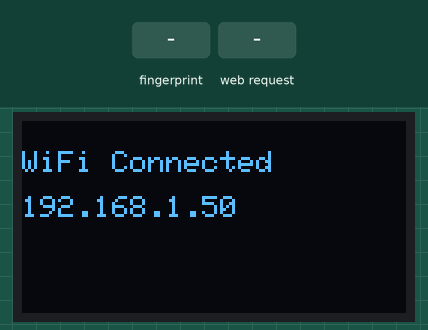
The sketch below on a simulated ESP8266 (NodeMCU). On the bench: 128×64 one-colour display. The inputs (shaded band) are chosen by the test bench. WiFi joins after 1.5 s; servers stay silent unless stated; uploads are accepted with an empty reply; what the sketch prints to the serial monitor is not drawn.

Above: at 2.8 s.
2.9 s: finger stored as number 1 placed on the sensor
At 4.7 s:
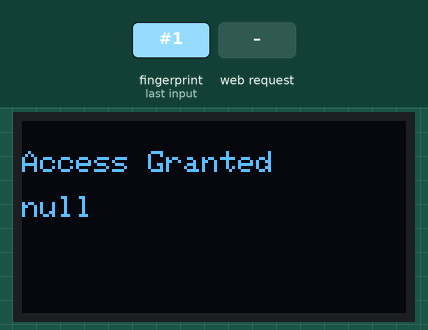
5.0 s: HTTP request GET /enroll?set=1&id=1&name=1 received
At 6.5 s:
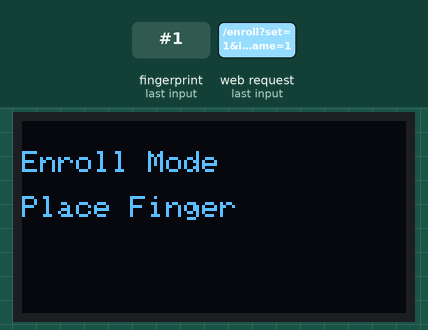
7.4 s: finger stored as number 1 placed on the sensor
At 8.8 s:
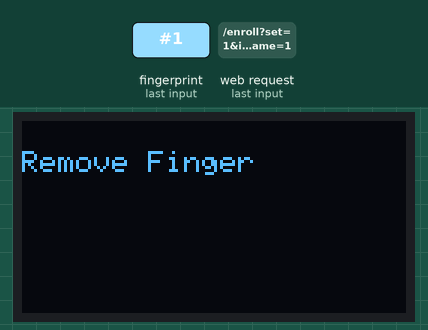
10.4 s: finger stored as number 1 placed on the sensor
At 11.5 s:
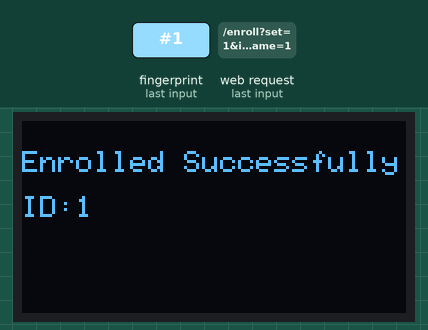
12.3 s: HTTP request GET /enroll?set=120&id=120&name=120 received
At 13.4 s:
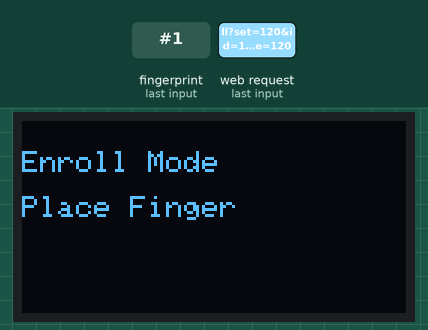
Timing chart, 0 to 14.9 s (numbered marks = the images above; inputs shaded):
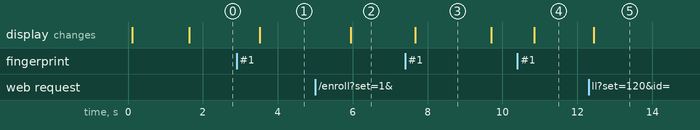

Measured:
- after the input at 2.9 s, the display: changes after 0.62 s (image 1)
- after the input at 5.0 s, the display: changes after 0.95 s (image 2)
- after the input at 7.4 s, the display: changes after 0.28 s (image 3)
- after the input at 10.4 s, the display: changes after 0.45 s (image 4)
- after the input at 12.3 s, the display: changes after 0.14 s (image 5)
- what the display in image 3 shows lasts 2.0 s, from 7.7 s to 9.7 s

The sketch:

trackmate.ino
```cpp
#include <Wire.h>
#include <Adafruit_GFX.h>
#include <Adafruit_SSD1306.h>
#include <SoftwareSerial.h>
#include <Adafruit_Fingerprint.h>
#include <ESP8266WiFi.h>
#include <ESP8266HTTPClient.h>
#include <ArduinoJson.h>
#include <ESP8266WebServer.h>
#include <WiFiClientSecure.h>

// ------------------ Global Objects ------------------
WiFiClientSecure client; // HTTPS client for Firebase

#define SCREEN_WIDTH 128
#define SCREEN_HEIGHT 64
#define OLED_RESET -1
Adafruit_SSD1306 display(SCREEN_WIDTH, SCREEN_HEIGHT, &Wire, OLED_RESET);

SoftwareSerial fingerSerial(D6, D7);
Adafruit_Fingerprint finger(&fingerSerial);

ESP8266WebServer server(80);

// ------------------ WiFi & Firebase ------------------
const char* ssid = "Sasikumar R";
const char* password = "sasikumar";
const String firebaseHost = "trackmate-07-default-rtdb.firebaseio.com";
const String busID = "Bus1";

String currentMode = "verify"; // default mode

// ------------------ Helper Functions ------------------
void showMessage(String line1, String line2="") {
  display.clearDisplay();
  display.setTextSize(1);
  display.setTextColor(WHITE);
  display.setCursor(0,10);
  display.println(line1);
  if(line2.length()>0){
    display.setCursor(0,25);
    display.println(line2);
  }
  display.display();
}

String getDate(){ return "2025-09-28"; }
String getTime(){ return "12:00:00"; }

// ------------------ Firebase ------------------
void sendToFirebase(String path, String json) {
  if(WiFi.status()==WL_CONNECTED){
    HTTPClient http;
    String url = "https://" + firebaseHost + "/" + path + ".json";
    client.setInsecure(); // allow HTTPS
    http.begin(client, url);
    http.addHeader("Content-Type","application/json");
    int code = http.PUT(json);
    Serial.println("Firebase PUT response: " + String(code));
    http.end();
  }
}

String getFromFirebase(String path){
  String payload="";
  if(WiFi.status()==WL_CONNECTED){
    HTTPClient http;
    String url = "https://" + firebaseHost + "/" + path + ".json";
    client.setInsecure();
    http.begin(client, url);
    int code = http.GET();
    if(code==200) payload = http.getString();
    http.end();
  }
  return payload;
}

// ------------------ Fingerprint ------------------
void enrollFingerWeb(int id, String name){
  showMessage("Enroll Mode","Place Finger");
  int p=-1;
  while(p!=FINGERPRINT_OK)p=finger.getImage();
  p=finger.image2Tz(1);
  if(p!=FINGERPRINT_OK) return;

  showMessage("Remove Finger");
  delay(2000);

  showMessage("Place Again");
  p=-1; while(p!=FINGERPRINT_OK)p=finger.getImage();
  p=finger.image2Tz(2);
  if(p!=FINGERPRINT_OK) return;

  p=finger.createModel();
  if(p!=FINGERPRINT_OK){showMessage("Error:Mismatch"); return;}
  p=finger.storeModel(id);
  if(p!=FINGERPRINT_OK){showMessage("Store Failed"); return;}

  String json = "{\"id\":"+String(id)+",\"name\":\""+name+"\",\"fingerprintStored\":true,\"bus\":\""+busID+"\"}";
  sendToFirebase("students/"+String(id),json);
  showMessage("Enrolled Successfully","ID:"+String(id));
}

void verifyFinger(){
  int p = finger.getImage();
  if(p==FINGERPRINT_OK){
    p=finger.image2Tz();
    if(p==FINGERPRINT_OK){
      p=finger.fingerFastSearch();
      if(p==FINGERPRINT_OK){
        int id = finger.fingerID;
        String json = getFromFirebase("students/"+String(id));
        if(json!="null"){
          DynamicJsonDocument doc(256);
          deserializeJson(doc,json);
          String name = doc["name"];
          showMessage("Access Granted",name);

          String att="{\"id\":"+String(id)+",\"name\":\""+name+"\",\"date\":\""+getDate()+"\",\"time\":\""+getTime()+"\",\"bus\":\""+busID+"\"}";
          sendToFirebase("attendance/"+String(id)+"_"+String(millis()),att);
          delay(2000);
        } else showMessage("Access Denied");
      } else showMessage("Access Denied");
    }
  }
}

// ------------------ Web Page ------------------
const char webPageHTML[] PROGMEM = R"rawliteral(
<!DOCTYPE html>
<html>
<head>
<meta name="viewport" content="width=device-width, initial-scale=1">
<title>TrackMate</title>
<style>
body{font-family:Arial;background:#f4f4f4;margin:0;padding:0;}
header{background:#007BFF;color:#fff;padding:15px;text-align:center;font-size:1.5em;}
.container{max-width:500px;margin:20px auto;background:#fff;padding:20px;border-radius:10px;box-shadow:0 2px 10px rgba(0,0,0,0.2);}
select,input,button{width:100%;padding:10px;margin:8px 0;border-radius:5px;border:1px solid #ccc;font-size:1em;}
button{background:#007BFF;color:#fff;border:none;cursor:pointer;}
button:hover{background:#0056b3;}
#status{margin-top:15px;padding:10px;background:#eee;border-radius:5px;text-align:center;}
</style>
</head>
<body>
<header>TrackMate – Bus Attendance</header>
<div class="container">
<label for="mode">Mode:</label>
<select id="mode">
<option value="verify">Verify</option>
<option value="enroll">Enroll</option>
</select>
<input type="number" id="studentID" placeholder="Student ID">
<input type="text" id="studentName" placeholder="Student Name">
<button onclick="enroll()">Enroll Fingerprint</button>
<div id="status">Status: Waiting...</div>
<script>
const modeSelect=document.getElementById('mode');
const statusDiv=document.getElementById('status');
modeSelect.addEventListener('change',()=>{fetch(`/mode?set=${modeSelect.value}`).then(r=>r.text()).then(d=>statusDiv.innerText="Status: "+d);});
function enroll(){const id=document.getElementById('studentID').value;const name=document.getElementById('studentName').value;if(!id||!name){alert("Enter ID and Name!");return;}fetch(`/enroll?id=${id}&name=${name}`).then(r=>r.text()).then(d=>statusDiv.innerText="Status: "+d);}
</script>
</div>
</body>
</html>
)rawliteral";

// ------------------ Web Handlers ------------------
void handleRoot(){ server.send_P(200, "text/html", webPageHTML); }
void handleMode(){
  if(server.hasArg("set")){
    currentMode = server.arg("set");
    server.send(200, "text/plain", "Mode set to " + currentMode);
  } else server.send(200, "text/plain", "Current mode: " + currentMode);
}
void handleEnroll(){
  if(server.hasArg("id") && server.hasArg("name")){
    int id = server.arg("id").toInt();
    String name = server.arg("name");
    enrollFingerWeb(id, name);
    server.send(200, "text/plain", "Enrolled ID "+String(id));
  } else server.send(400, "text/plain","Missing ID or Name");
}

// ------------------ Setup & Loop ------------------
void setup() {
  Serial.begin(115200);
  fingerSerial.begin(57600);

  if(!display.begin(SSD1306_SWITCHCAPVCC,0x3C)) while(1);
  display.clearDisplay();
  showMessage("TrackMate","Initializing...");

  if(finger.verifyPassword()) showMessage("Sensor Found");
  else { showMessage("Sensor NOT Found"); while(1); }

  WiFi.begin(ssid,password);
  showMessage("Connecting WiFi...");
  while(WiFi.status()!=WL_CONNECTED){delay(500);}
  showMessage("WiFi Connected",WiFi.localIP().toString());

  client.setInsecure(); // HTTPS without cert check

  // Start web server
  server.on("/", handleRoot);
  server.on("/mode", handleMode);
  server.on("/enroll", handleEnroll);
  server.begin();
  Serial.println("Web server started");
}

void loop() {
  server.handleClient();
  if(currentMode=="verify") verifyFinger();
  delay(200);
}
```
